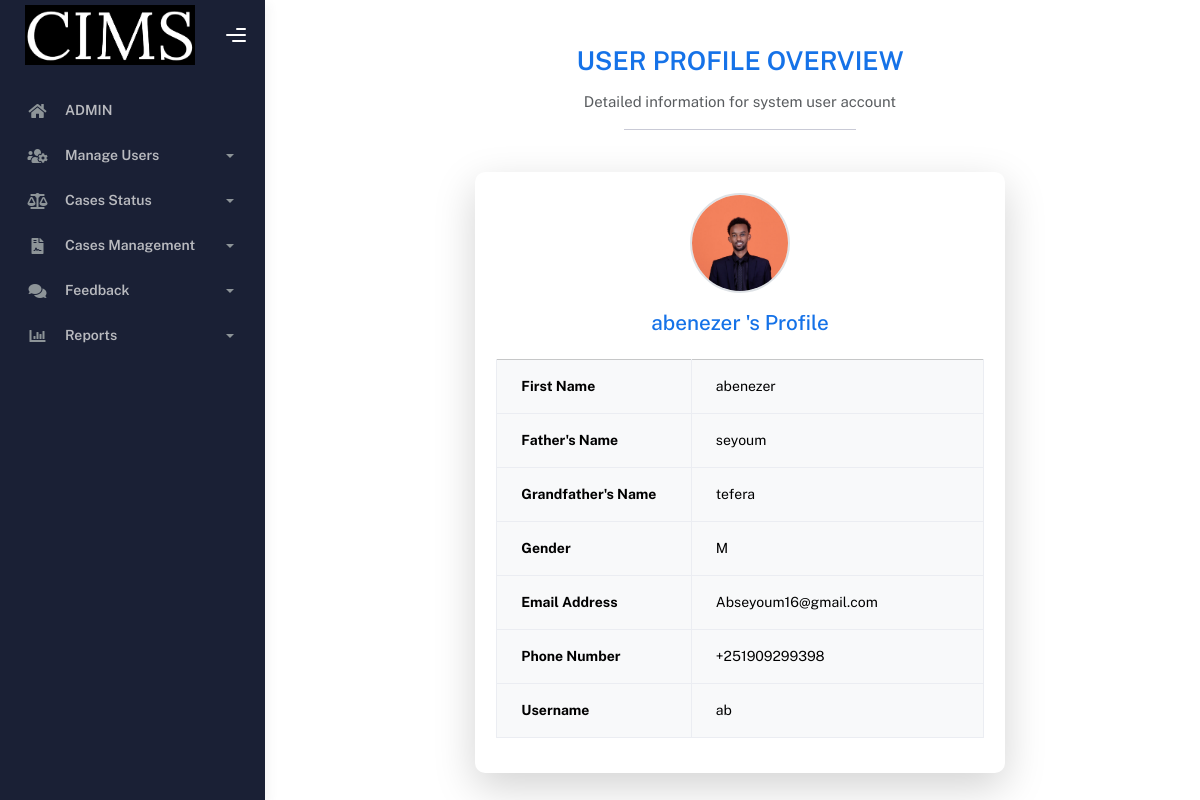
/Admin/viewUserDetail.php?uid=2, run on an earlier commit of the app's database.
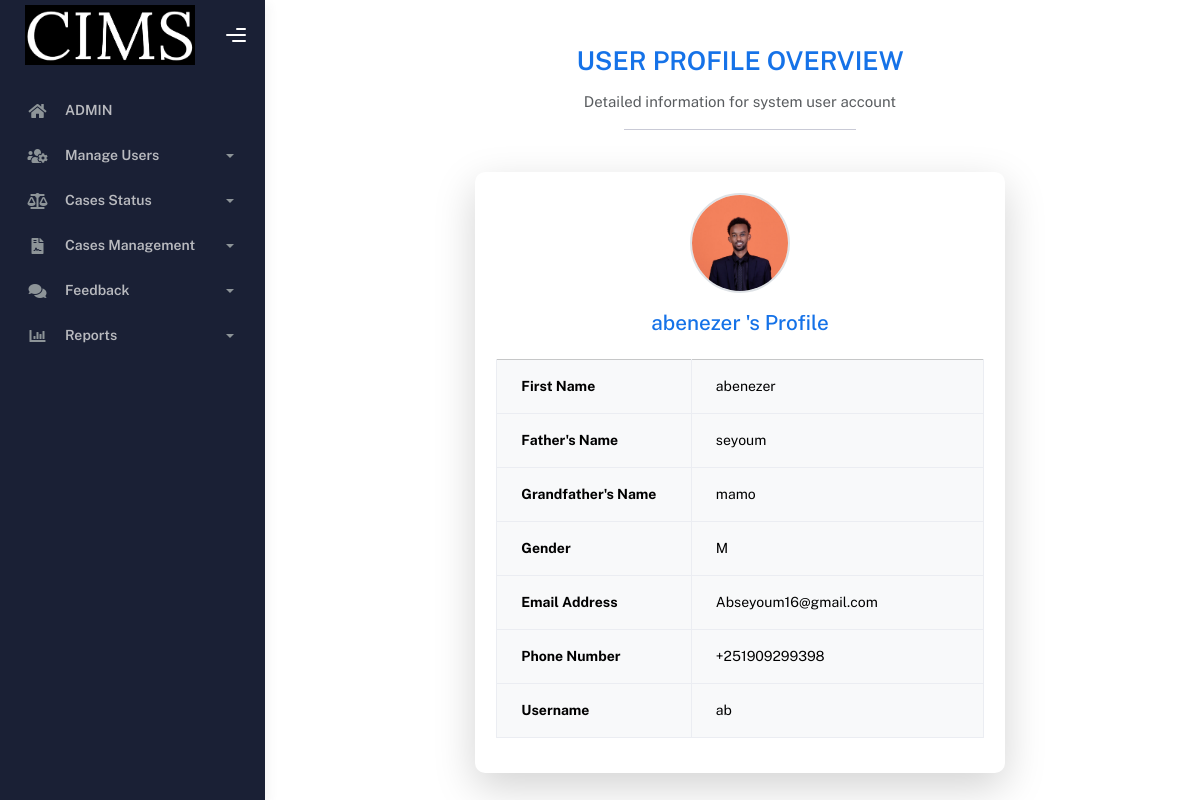
And on a later commit of the database.
### tables this page shows
CREATE TABLE IF NOT EXISTS `users` (
  `uid` int NOT NULL AUTO_INCREMENT,
  `idNumber` varchar(50) NOT NULL,
  `profile_picture` varchar(250) NOT NULL,
  `first_name` varchar(30) NOT NULL,
  `father_name` varchar(30) NOT NULL,
  `grandfather_name` varchar(30) NOT NULL,
  `gender` varchar(30) NOT NULL,
  `user_type` varchar(30) NOT NULL,
  `username` varchar(50) NOT NULL,
  `password` varchar(250) NOT NULL,
  `email` varchar(50) NOT NULL,
  `phone` varchar(50) NOT NULL,
  `user_status` int NOT NULL,
  PRIMARY KEY (`uid`)
);

### connection/function.php (called while the page is built, shortened)
<?php
include 'connection.php';
function decryptPassword($encryptedPassword) {
    $key = hash('sha256', SECRET_KEY);
    $iv = substr(hash('sha256', SECRET_IV), 0, 16);
    return openssl_decrypt($encryptedPassword, ENCRYPT_METHOD, $key, 0, $iv);
}
function getUserByID($data)
{
    global $conn;
    $query = mysqli_query($conn, "SELECT * FROM users WHERE uid = '$data'");
    $result = mysqli_fetch_array($query);
    if ($result && isset($result["password"])) {
        $result["password"] = decryptPassword($result["password"]);
    }
    return $result;
}
?>

### Admin/viewUserDetail.php (the view, shortened to what this page needs)
<?php
include('adminHeader.php');
$uid = $_GET['uid'] ?? null;
$user = null;
if ($uid) {
    $user = getUserByID($uid);
}
?>
<div class="container py-5">
    <div class="text-center mb-5">
        <h2 class="fw-bold text-uppercase text-primary">User Profile Overview</h2>
        <p class="text-muted">Detailed information for system user account</p>
        <hr class="w-25 mx-auto">
    </div>
    <?php if (!empty($user)) { ?>
    <div class="row justify-content-center">
        <div class="col-md-8 col-lg-7">
            <div class="card border-0 shadow-lg">
    <div class="card-body p-4">
        <div class="text-center mb-4">
            <?php if (!empty($user['profile_picture'])): ?>
                <img src="<?= htmlspecialchars($user['profile_picture']) ?>"
                     alt="Profile Picture"
                     class="rounded-circle border border-2"
                     style="width: 100px; height: 100px; object-fit: cover;">
            <?php endif; ?>
            <h4 class="mt-3 text-primary"><?= htmlspecialchars($user['first_name']) ?>'s Profile</h4>
        </div>
<table class="table table-bordered table-hover mt-4">
    <tbody class="table-light">
        <tr>
            <th style="width: 40%;">First Name</th>
            <td><?= htmlspecialchars($user['first_name']) ?></td>
        </tr>
        <tr>
            <th>Father's Name</th>
            <td><?= htmlspecialchars($user['father_name']) ?></td>
        </tr>
        <tr>
            <th>Grandfather's Name</th>
            <td><?= htmlspecialchars($user['grandfather_name']) ?></td>
        </tr>
        <tr>
            <th>Gender</th>
            <td><?= htmlspecialchars($user['gender']) ?></td>
        </tr>
        <tr>
            <th>Email Address</th>
            <td><?= htmlspecialchars($user['email']) ?></td>
        </tr>
        <tr>
            <th>Phone Number</th>
            <td><?= htmlspecialchars($user['phone']) ?></td>
        </tr>
        <tr>
            <th>Username</th>
            <td><?= htmlspecialchars($user['username']) ?></td>
        </tr>
    </tbody>
</table>
            </div>
            </div>
        </div>
    </div>
    <?php } else { ?>
        <div class="alert alert-warning text-center">No user details found.</div>
    <?php } ?>
</div>
<?php include('footer.php'); ?>

### Admin/adminHeader.php (shortened to what this page needs)
<?php
include '../connection/connection.php';
include '../connection/function.php';
?>
<!DOCTYPE html>
<html lang="en">
<head>
	<link rel="stylesheet" href="../assets/css/bootstrap.min.css">
	<link rel="stylesheet" href="../assets/css/plugins.min.css">
	<link rel="stylesheet" href="../assets/css/kaiadmin.min.css">
</head>
<body>
<div class="wrapper">
  <div class="sidebar" data-background-color="dark">
<div class="sidebar-logo">
 <div class="logo-header" data-background-color="dark">
   <div class = "logo">
	<img src="../assets/img/logo.png" alt="navbar brand" class="navbar-brand" height="60" width="170">
   </div>
  <div class="nav-toggle">
	<button class="btn btn-toggle toggle-sidebar"><i class="gg-menu-right"></i></button>
	<button class="btn btn-toggle sidenav-toggler"><i class="gg-menu-left"></i></button></div>
	<button class="topbar-toggler more"><i class="gg-more-vertical-alt"></i></button></div>
   </div>
<div class="sidebar-wrapper scrollbar scrollbar-inner">
  <div class="sidebar-content">
	<ul class="nav nav-secondary">
	  <li class="nav-item">
    <a href="admin.php" class="collapsed"><i class="fas fa-home"></i><p>ADMIN</p></a></li>
<li class="nav-item">
    <a data-bs-toggle="collapse" href="#users" role="button" aria-expanded="false" aria-controls="users">
        <i class="fas fa-users-cog"></i>
        <p>Manage Users</p>
        <span class="caret"></span>
    </a>
</li>
<li class="nav-item">
<a data-bs-toggle="collapse" href="#cases"><i class="fas fa-balance-scale"></i><p>Cases Status</p><span class="caret"></span></a>
</li>
<li class="nav-item">
  <a data-bs-toggle="collapse" href="#casesManagement"><i class="fas fa-file-contract"></i><p>Cases Management</p><span class="caret"></span></a>
</li>
<li class="nav-item">
   <a data-bs-toggle="collapse" href="#feedback"><i class="fas fa-comments"></i><p>Feedback</p><span class="caret"></span></a>
</li>
<li class="nav-item">
  <a data-bs-toggle="collapse" href="#reports"><i class="fas fa-chart-bar"></i><p>Reports</p><span class="caret"></span></a>
     </li>
    </ul>
  </div>
 </div>
</div>
<div class="main-panel">
	<div class="main-header">

### Admin/footer.php (shortened to what this page needs)
  	</div>
  </div>
  </body>
</html>

What changed in the data, as far as the page shows it:
changed users "abenezer": grandfather_name "tefera" → "mamo"
